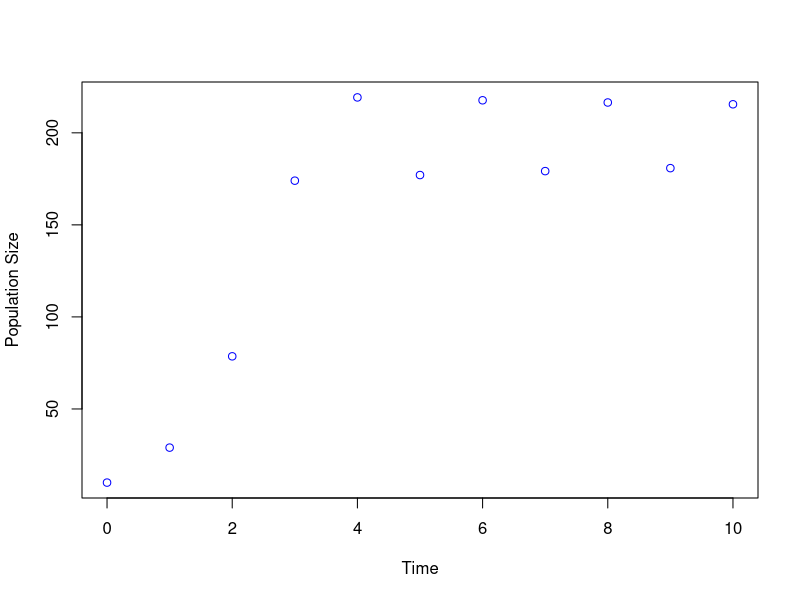
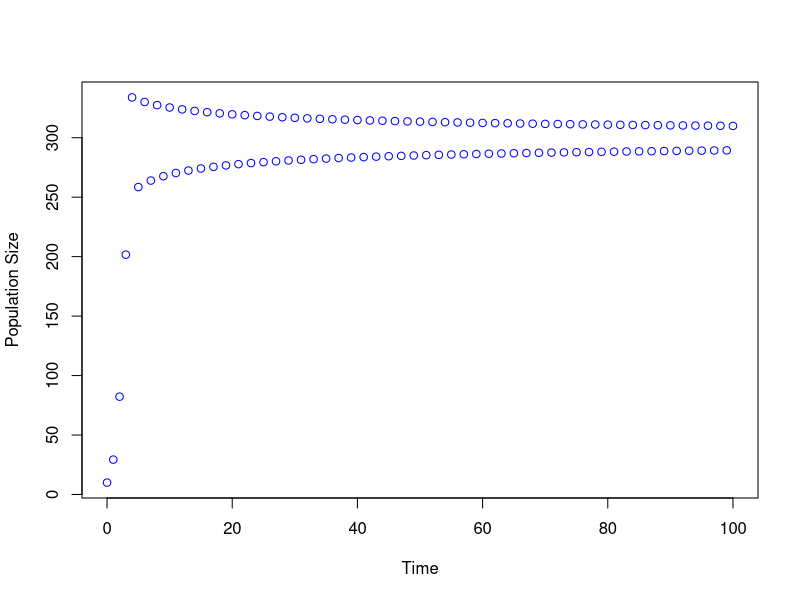
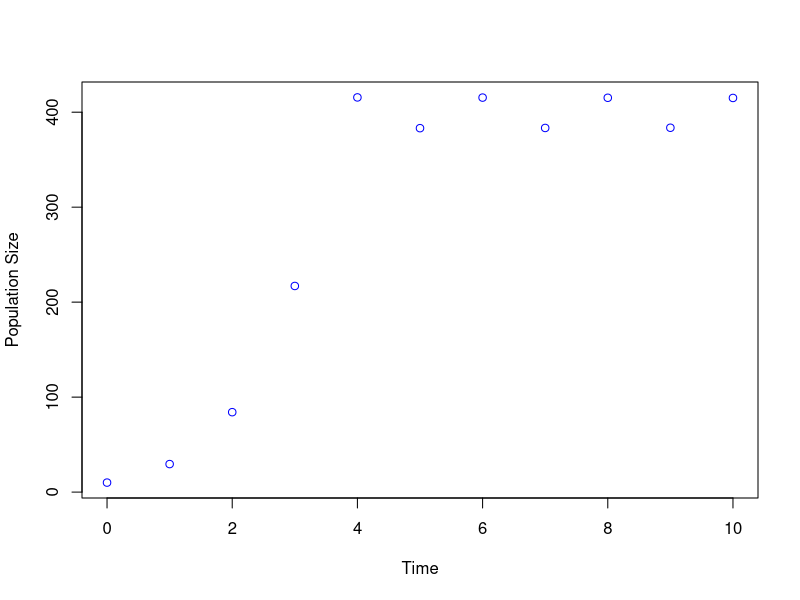

Write the R code that produced these figures, in order.
#!/usr/bin/Rscript
#Author: "Emma Fox (eafox@ucla.edu)"

# Setup Statements #

# Initial Values and Parameters #

LogGrowth<-function(N0=10,rd=2,kk=200,ttMax=10){
  #simulate logistic growth
  NN<-matrix(NA,nrow=1,ncol=ttMax+1)
  NN[1]<-N0
  
  for (tt in 1:ttMax){
    NN[tt+1] <- NN[tt] * (1 + rd * (1 - (NN[tt] / kk)))
  }
  
  #plots get produced outside workspace
  plot(0:ttMax,NN,xlab="Time",ylab="Population Size",col="blue")
  
  return(NN)
}

# Perform Calculations #

NewVect<-LogGrowth()
NewVect<-LogGrowth(10,2,300,100)
NewVect<-LogGrowth(kk=400)

# Visualize Results #


